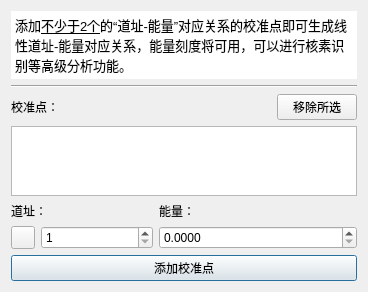
                <widget class="QWidget" name="scrollAreaWidgetContents_2">
                 <property name="geometry">
                  <rect>
                   <x>0</x>
                   <y>0</y>
                   <width>368</width>
                   <height>289</height>
                  </rect>
                 </property>
                 <layout class="QGridLayout" name="gridLayout_8">
                  <item row="7" column="0" colspan="4">
                   <widget class="QPushButton" name="pushButton_energyX_addCalcSpot">
                    <property name="text">
                     <string>添加校准点</string>
                    </property>
                    <property name="icon">
                     <iconset resource="resources.qrc">
                      <normaloff>:/图标/assets/plus_640.svg</normaloff>:/图标/assets/plus_640.svg</iconset>
                    </property>
                    <property name="autoDefault">
                     <bool>true</bool>
                    </property>
                    <property name="default">
                     <bool>true</bool>
                    </property>
                   </widget>
                  </item>
                  <item row="0" column="0" colspan="4">
                   <widget class="QTextBrowser" name="textBrowser_energyX_notice">
                    <property name="sizePolicy">
                     <sizepolicy hsizetype="Expanding" vsizetype="Maximum">
                      <horstretch>0</horstretch>
                      <verstretch>0</verstretch>
                     </sizepolicy>
                    </property>
                    <property name="autoFillBackground">
                     <bool>true</bool>
                    </property>
                    <property name="frameShape">
                     <enum>QFrame::NoFrame</enum>
                    </property>
                    <property name="sizeAdjustPolicy">
                     <enum>QAbstractScrollArea::AdjustToContents</enum>
                    </property>
                    <property name="documentTitle">
                     <string>提示</string>
                    </property>
                    <property name="html">
                     <string>&lt;!DOCTYPE HTML PUBLIC &quot;-//W3C//DTD HTML 4.0//EN&quot; &quot;http://www.w3.org/TR/REC-html40/strict.dtd&quot;&gt;
&lt;html&gt;&lt;head&gt;&lt;meta name=&quot;qrichtext&quot; content=&quot;1&quot; /&gt;&lt;title&gt;提示&lt;/title&gt;&lt;style type=&quot;text/css&quot;&gt;
p, li { white-space: pre-wrap; }
&lt;/style&gt;&lt;/head&gt;&lt;body style=&quot; font-family:'SimSun'; font-size:9pt; font-weight:400; font-style:normal;&quot;&gt;
&lt;p style=&quot; margin-top:0px; margin-bottom:0px; margin-left:0px; margin-right:0px; -qt-block-indent:0; text-indent:0px;&quot;&gt;&lt;span style=&quot; font-size:10pt;&quot;&gt;添加&lt;/span&gt;&lt;span style=&quot; font-size:10pt; text-decoration: underline;&quot;&gt;不少于2个&lt;/span&gt;&lt;span style=&quot; font-size:10pt;&quot;&gt;的“道址-能量”对应关系的校准点即可生成线性道址-能量对应关系，能量刻度将可用，可以进行核素识别等高级分析功能。&lt;/span&gt;&lt;/p&gt;&lt;/body&gt;&lt;/html&gt;</string>
                    </property>
                    <property name="textInteractionFlags">
                     <set>Qt::NoTextInteraction</set>
                    </property>
                   </widget>
                  </item>
                  <item row="2" column="0" colspan="2">
                   <widget class="QLabel" name="label_18">
                    <property name="text">
                     <string>校准点：</string>
                    </property>
                   </widget>
                  </item>
                  <item row="2" column="2">
                   <spacer name="horizontalSpacer_3">
                    <property name="orientation">
                     <enum>Qt::Horizontal</enum>
                    </property>
                    <property name="sizeHint" stdset="0">
                     <size>
                      <width>40</width>
                      <height>20</height>
                     </size>
                    </property>
                   </spacer>
                  </item>
                  <item row="6" column="0">
                   <widget class="QToolButton" name="toolButton_energyX_select">
                    <property name="toolTip">
                     <string>从图像选择</string>
                    </property>
                    <property name="text">
                     <string/>
                    </property>
                    <property name="icon">
                     <iconset resource="resources.qrc">
                      <normaloff>:/图标/assets/cursor_640.svg</normaloff>:/图标/assets/cursor_640.svg</iconset>
                    </property>
                    <property name="checkable">
                     <bool>true</bool>
                    </property>
                   </widget>
                  </item>
                  <item row="6" column="2" colspan="2">
                   <widget class="QDoubleSpinBox" name="doubleSpinBox_energyX_energy_set">
                    <property name="sizePolicy">
                     <sizepolicy hsizetype="Expanding" vsizetype="Fixed">
                      <horstretch>0</horstretch>
                      <verstretch>0</verstretch>
                     </sizepolicy>
                    </property>
                    <property name="decimals">
                     <number>4</number>
                    </property>
                    <property name="maximum">
                     <double>10000.000000000000000</double>
                    </property>
                   </widget>
                  </item>
                  <item row="5" column="2">
                   <widget class="QLabel" name="label_20">
                    <property name="text">
                     <string>能量：</string>
                    </property>
                   </widget>
                  </item>
                  <item row="2" column="3">
                   <widget class="QPushButton" name="pushButton_energyX_remove">
                    <property name="sizePolicy">
                     <sizepolicy hsizetype="Maximum" vsizetype="Fixed">
                      <horstretch>0</horstretch>
                      <verstretch>0</verstretch>
                     </sizepolicy>
                    </property>
                    <property name="text">
                     <string>移除所选</string>
                    </property>
                    <property name="icon">
                     <iconset resource="resources.qrc">
                      <normaloff>:/图标/assets/minus_640.svg</normaloff>:/图标/assets/minus_640.svg</iconset>
                    </property>
                   </widget>
                  </item>
                  <item row="6" column="1">
                   <widget class="QSpinBox" name="spinBox_energyX_channel_set">
                    <property name="sizePolicy">
                     <sizepolicy hsizetype="Expanding" vsizetype="Fixed">
                      <horstretch>0</horstretch>
                      <verstretch>0</verstretch>
                     </sizepolicy>
                    </property>
                    <property name="minimum">
                     <number>1</number>
                    </property>
                    <property name="maximum">
                     <number>1024</number>
                    </property>
                   </widget>
                  </item>
                  <item row="3" column="0" colspan="4">
                   <widget class="QListWidget" name="listWidget_energyX_calaSpots">
                    <property name="sizePolicy">
                     <sizepolicy hsizetype="Expanding" vsizetype="Expanding">
                      <horstretch>0</horstretch>
                      <verstretch>0</verstretch>
                     </sizepolicy>
                    </property>
                    <property name="sortingEnabled">
                     <bool>true</bool>
                    </property>
                   </widget>
                  </item>
                  <item row="1" column="0" colspan="4">
                   <widget class="Line" name="line_6">
                    <property name="sizePolicy">
                     <sizepolicy hsizetype="Expanding" vsizetype="Fixed">
                      <horstretch>0</horstretch>
                      <verstretch>0</verstretch>
                     </sizepolicy>
                    </property>
                    <property name="orientation">
                     <enum>Qt::Horizontal</enum>
                    </property>
                   </widget>
                  </item>
                  <item row="5" column="0" colspan="2">
                   <widget class="QLabel" name="label_19">
                    <property name="text">
                     <string>道址：</string>
                    </property>
                   </widget>
                  </item>
                 </layout>
                </widget>
